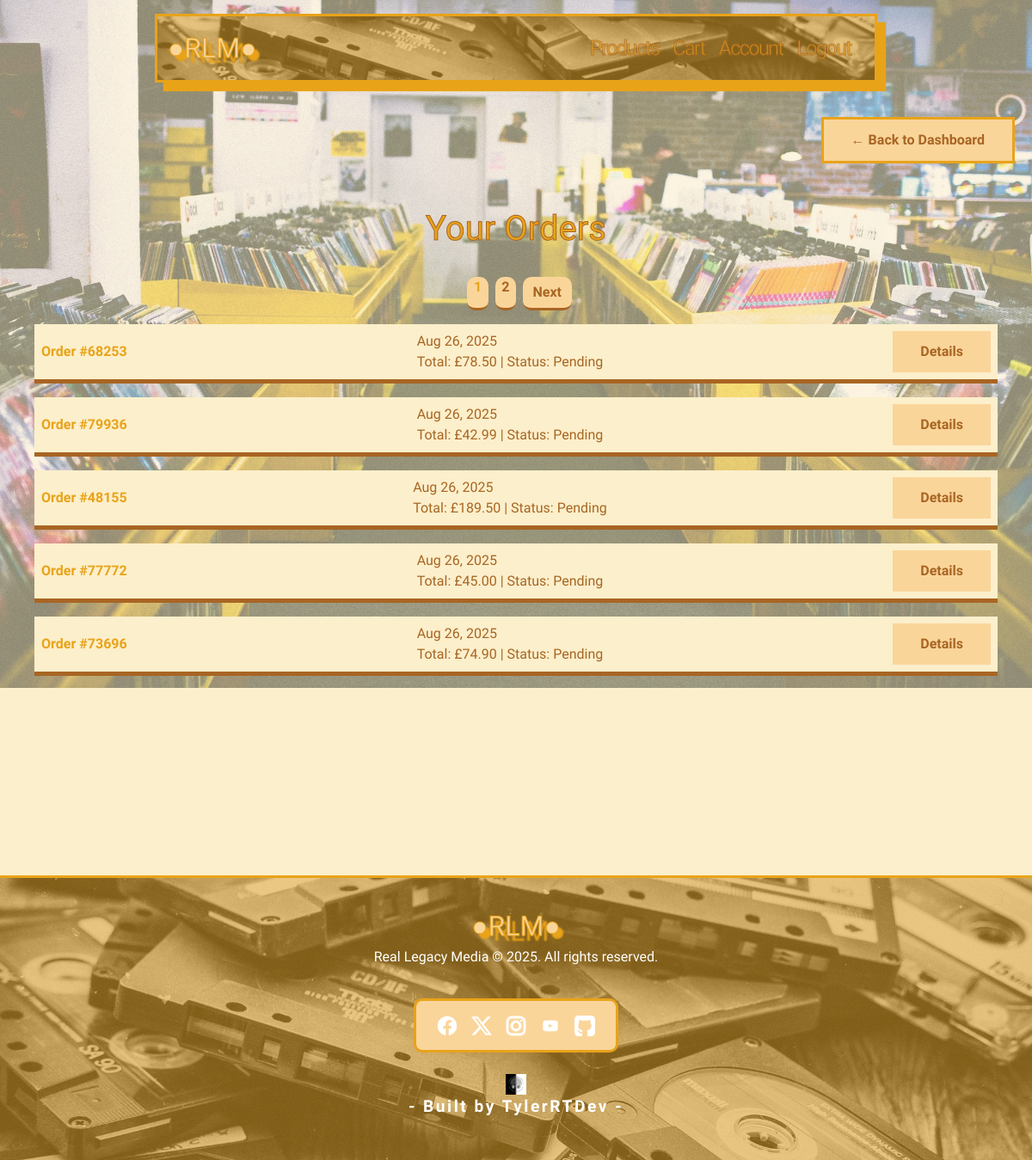
Screenshot of /accounts/orders/ (signed in) with the database file from the repository.
### checkout/models.py (models this page shows, shortened)
class CheckoutOrder(models.Model):
    STATUS_CHOICES = [
        ('pending', 'Pending'),
        ('shipped', 'Shipped'),
        ('delivered', 'Delivered'),
    ]
    user = models.ForeignKey(User, on_delete=models.CASCADE, null=True, blank=True)
    order_session = models.CharField(max_length=255, unique=True, blank=True, null=True)
    order_number = models.CharField(max_length=5, unique=True, blank=True, null=True)
    email = models.EmailField(blank=True, null=True)
    city = models.CharField(max_length=50, null=True, blank=True)
    postcode = models.CharField(max_length=20, null=True, blank=True)
    total_amount = models.DecimalField(max_digits=10, decimal_places=2)
    status = models.CharField(max_length=20, choices=STATUS_CHOICES, default='pending')
    created_at = models.DateTimeField(auto_now_add=True)
    full_name = models.CharField(max_length=100, null=True, blank=True)
    shipping_address = models.TextField(null=True, blank=True)
    shipping_city = models.CharField(max_length=50, null=True, blank=True)
    shipping_postcode = models.CharField(max_length=20, null=True, blank=True)
    billing_address = models.TextField(null=True, blank=True)
    billing_city = models.CharField(max_length=20,null=True, blank=True)
    billing_postcode = models.CharField(max_length=20,null=True, blank=True)

### accounts/views.py (the view)
# urls.py: path('orders/', views.order_history_view, name='order_history'),
@login_required
def order_history_view(request):
    orders = CheckoutOrder.objects.filter(user=request.user).order_by('-created_at')
    paginator = Paginator(orders, 5)  # Show 5 orders per page
    page_number = request.GET.get('page')
    page_obj = paginator.get_page(page_number)
    return render(request, 'accounts/order_history.html', {
        'orders': orders,
        'page_obj': page_obj
    })

### templates/accounts/order_history.html (shortened to what this page needs)
{% extends 'base.html' %}
{% block content %}
    <div class="back-button d-flex justify-content-end mb-1">
        <a href="{% url 'accounts:profile' %}" class="back-btn-retro">
        <span> ←</span> Back to Dashboard
        </a>
    </div>
    <div class="order-history container py-5">
        <div class="account-orders-title">
            <h1>Your Orders</h1>
        </div>
        <div class="text-center">
            <nav aria-label="Order pagination">
                <ul class="pagination justify-content-center">
                {% for num in page_obj.paginator.page_range %}
                    <li class="page-item {% if page_obj.number == num %}active{% endif %}">
                    <a class="page-link page-num" href="?page={{ num }}">{{ num }}</a>
                    </li>
                {% endfor %}
                {% if page_obj.has_next %}
                    <li class="page-item">
                    <a class="page-link" href="?page={{ page_obj.next_page_number }}">Next</a>
                    </li>
                {% endif %}
                </ul>
            </nav>
        </div>
        {% if page_obj.object_list %}
            <ul class="list-group">
                {% for order in page_obj.object_list %}
                <li class="list-group-item p-2">
                        <div class="d-flex justify-content-end justify-content-between align-items-center">
                    <strong>Order #{{ order.order_number }}</strong>{{ order.created_at|date:"M d, Y" }}
                    <br>
                    Total: £{{ order.total_amount }} | Status: {{ order.status|capfirst }}
                        <a href="{% url 'accounts:order_detail' order.id %}" class="btn-retro">Details</a>
                    </div>
                </li>
                {% endfor %}
            </ul>
        {% else %}
            <div class="no-orders-text-container d-flex justify-content-center align-items-center flex-column">
                <img src="/static/images/icons/empty-cart.png" alt="Empty order">
                <h5 class="no-orders-text text-center">No orders yet...</h5>
            </div>
        {% endif %}
    </div>
{% endblock %}

### static/css/style.css (style rules this page uses)
:root { --black: #000000; --brown: #a86523; --orange: #E9A319; --peach: #fad59a; --cream: #fcefcb; --text-color: #000000; }
body { font-family: 'Kodchasan', sans-serif; color: var(--text-color); background-color: var(--cream); }
h1, h2, h3, h4 { font-family: 'Brexon', sans-serif; }
.back-btn-retro { border: solid 3px var(--orange); color: var(--brown); border-radius: 0px; font-weight: bold; text-decoration: none; padding: 0.75rem 2rem; background-color: var(--peach); transition: 0.5s; }
.btn-retro { border: none; color: var(--brown); border-radius: 0px; font-weight: bold; text-decoration: none; padding: 0.75rem 2rem; background-color: var(--peach); transition: 0.5s; }
.back-button { display: flex; align-self: flex-end; margin-bottom: 2rem; justify-content: space-around; }
.back-btn-retro { border-radius: 3px var(--brown); }
.account-orders-title { padding-bottom: 0.5rem; text-align: center; margin-bottom: 1rem; -webkit-text-fill-color: var(--orange); -webkit-text-stroke-width: 1px; -webkit-text-stroke-color: var(--brown); }
.list-group { border-radius: 0px; }
.pagination { --bs-pagination-hover-color: var(--brown); --bs-pagination-hover-bg: none; --bs-pagination-hover-border-color: none; --bs-pagination-border-color: none; --bs-pagination-focus-bg: none; --bs-pagination-focus-box-shadow: none; --bs-pagination-focus-color: none; }
.pagination .page-link { background-color: transparent; color: var(--brown); border-radius: 100%; border: none; }
.pagination .page-item { background-color: var(--peach); border-bottom: solid 3px var(--brown); border-radius: 10px; margin-left: 0.5rem; font-weight: bold; }
.pagination .page-item.active .page-link { background-color: transparent; border-color: var(--orange); color: var(--orange); border-radius: 100%; border: none; }
.pagination .page-num { color: var(--brown); padding-left: 0.5rem; padding-right: 0.5rem; padding-top: 0; }
.order-history.container.py-5 { height: 100vh; }
.order-history .list-group .list-group-item { border: none; border-bottom: 5px solid var(--brown); background: var(--cream); margin-bottom: 1rem; transition: 0.7s ease; color: var(--brown); }
.order-history ul li div strong { color: var(--orange); }
@media (min-width: 1024px) and (max-width: 1439px) { .container { max-width: 1200px; padding: 0 20px; } }

### rows the page displays
CheckoutOrder: order_number "68253", created_at "Aug 26, 2025", total_amount "78.50", status "Pending"
CheckoutOrder: order_number "79936", created_at "Aug 26, 2025", total_amount "42.99", status "Pending"
CheckoutOrder: order_number "48155", created_at "Aug 26, 2025", total_amount "189.50", status "Pending"
CheckoutOrder: order_number "77772", created_at "Aug 26, 2025", total_amount "45.00", status "Pending"
CheckoutOrder: order_number "73696", created_at "Aug 26, 2025", total_amount "74.90", status "Pending"

### other values shown
{{ num }} "1" "2"
